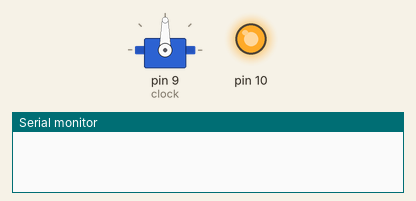
Bench run of a sketch on a simulated Arduino Uno, built with avr-gcc and run on an emulated ATmega328P. Shown: servo, output pins drawn as LEDs (lit = HIGH), the last lines printed to the serial monitor. Pins used as bus, display or sensor lines are not drawn.

Above: at 0.1 s.
At 20.3 s:
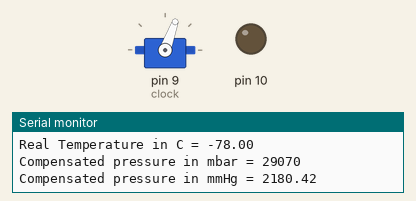
Timing chart, 0 to 21.8 s (numbered marks = the images above):
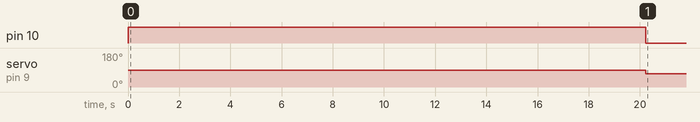

Measured:
- by itself, pin 10: HIGH → LOW at 20.2 s
- by itself, servo on pin 9 (clock): 90° → 70° at 20.2 s

The sketch:

test.ino
```cpp
#include <SoftwareSerial.h>
#include <AFMotor.h>
#include <Servo.h>
#include <SPI.h>
// generate a MCKL signal pin
 const int clock = 9;
 double objective = 28000; // 목표: 20cm에서의 수압
 double error; // 에러 변수 설정
 double errorprevious; // 이전 에러 저장 변수
 Servo servo; // 서보모터 설정
 double Time = 0.17; // 시간 변화량
 double PP,DD; // P제어와 D제어 변수설정
 double Kp = 0.012; // P제어 비례상수
 double Kd = 3.2; // D제어 비례상수
 double u; // 모터 제어 값


void resetsensor() //this function keeps the sketch a little shorter
{
  SPI.setDataMode(SPI_MODE0);
  SPI.transfer(0x15);
  SPI.transfer(0x55);
  SPI.transfer(0x40);
}
void setup() {
  Serial.begin(9600);
  SPI.begin(); //see SPI library details on arduino.cc for details
  SPI.setBitOrder(MSBFIRST);
  SPI.setClockDivider(SPI_CLOCK_DIV32); //divide 16 MHz to communicate on 500 kHz
  pinMode(clock, OUTPUT);
  servo.attach(9); // 서보모터 실행
  pinMode(10, OUTPUT); //1번 펌프
  pinMode(11, OUTPUT); //2번 펌프
  digitalWrite(10, HIGH); // 1번 펌프 설정
  digitalWrite(11, HIGH); // 2번 펌프 설정
  delay(100);
  analogWrite(10,255); // 잠항을 위한 펌프 동작
  delay(20000); // n초 동안 동작 후
}
void loop()
{
  TCCR1B = (TCCR1B & 0xF8) | 1 ; //generates the MCKL signal
  analogWrite (clock, 128) ;
  resetsensor(); //resets the sensor - caution: afterwards mode = SPI_MODE0!
  //Calibration word 1
  unsigned int result1 = 0;
  unsigned int inbyte1 = 0;
  SPI.transfer(0x1D); //send first byte of command to get calibration word 1
  SPI.transfer(0x50); //send second byte of command to get calibration word 1
  SPI.setDataMode(SPI_MODE1); //change mode in order to listen
  result1 = SPI.transfer(0x00); //send dummy byte to read first byte of word
  result1 = result1 << 8; //shift returned byte
  inbyte1 = SPI.transfer(0x00); //send dummy byte to read second byte of word
  result1 = result1 | inbyte1; //combine first and second byte of word
  resetsensor(); //resets the sensor
  //Calibration word 2; see comments on calibration word 1
  unsigned int result2 = 0;
  byte inbyte2 = 0;
  SPI.transfer(0x1D);
  SPI.transfer(0x60);
  SPI.setDataMode(SPI_MODE1);
  result2 = SPI.transfer(0x00);
  result2 = result2 <<8;
  inbyte2 = SPI.transfer(0x00);
  result2 = result2 | inbyte2;
  resetsensor(); //resets the sensor
  //Calibration word 3; see comments on calibration word 1
  unsigned int result3 = 0;
  byte inbyte3 = 0;
  SPI.transfer(0x1D);
  SPI.transfer(0x90);
  SPI.setDataMode(SPI_MODE1);
  result3 = SPI.transfer(0x00);
  result3 = result3 <<8;
  inbyte3 = SPI.transfer(0x00);
  result3 = result3 | inbyte3;
  resetsensor(); //resets the sensor
  //Calibration word 4; see comments on calibration word 1
  unsigned int result4 = 0;
  byte inbyte4 = 0;
  SPI.transfer(0x1D);
  SPI.transfer(0xA0);
  SPI.setDataMode(SPI_MODE1);
  result4 = SPI.transfer(0x00);
  result4 = result4 <<8;
  inbyte4 = SPI.transfer(0x00);
  result4 = result4 | inbyte4;

  //now we do some bitshifting to extract the calibration factors
  //out of the calibration words;
  long c1 = (result1 >> 1) & 0x7FFF;
  long c2 = ((result3 & 0x003F) << 6) | (result4 & 0x003F);
  long c3 = (result4 >> 6) & 0x03FF;
  long c4 = (result3 >> 6) & 0x03FF;
  long c5 = ((result1 & 0x0001) << 10) | ((result2 >> 6) & 0x03FF);
  long c6 = result2 & 0x003F;
  resetsensor(); //resets the sensor
  //Pressure:
  unsigned int presMSB = 0; //first byte of value
  unsigned int presLSB = 0; //last byte of value
  unsigned int D1 = 0;
  SPI.transfer(0x0F); //send first byte of command to get pressure value
  SPI.transfer(0x40); //send second byte of command to get pressure value
  delay(35); //wait for conversion end
  SPI.setDataMode(SPI_MODE1); //change mode in order to listen
  presMSB = SPI.transfer(0x00); //send dummy byte to read first byte of value
  presMSB = presMSB << 8; //shift first byte
  presLSB = SPI.transfer(0x00); //send dummy byte to read second byte of value
  D1 = presMSB | presLSB; //combine first and second byte of value
  resetsensor(); //resets the sensor
  //Temperature:
  unsigned int tempMSB = 0; //first byte of value
  unsigned int tempLSB = 0; //last byte of value
  unsigned int D2 = 0;
  SPI.transfer(0x0F); //send first byte of command to get temperature value
  SPI.transfer(0x20); //send second byte of command to get temperature value
  delay(35); //wait for conversion end
  SPI.setDataMode(SPI_MODE1); //change mode in order to listen
  tempMSB = SPI.transfer(0x00); //send dummy byte to read first byte of value
  tempMSB = tempMSB << 8; //shift first byte
  tempLSB = SPI.transfer(0x00); //send dummy byte to read second byte of value
  D2 = tempMSB | tempLSB; //combine first and second byte of value
  //calculation of the real values by means of the calibration factors and the maths
  //in the datasheet. const MUST be long
  const long UT1 = (c5 << 3) + 20224;
  const long dT = D2 - UT1;
  const long TEMP = 200 + ((dT * (c6 + 50)) >> 10);
  const long OFF  = (c2 * 4) + (((c4 - 512) * dT) >> 12);
  const long SENS = c1 + ((c3 * dT) >> 10) + 24576;
  const long X = (SENS * (D1 - 7168) >> 14) - OFF;
  long PCOMP = ((X * 10) >> 5) + 2500;
  float TEMPREAL = TEMP/10;
  float PCOMPHG = PCOMP * 750.06 / 10000; // mbar*10 -> mmHg === ((mbar/10)/1000)*750/0
  Serial.print("Real Temperature in C = ");
  Serial.println(TEMPREAL);
  Serial.print("Compensated pressure in mbar = ");
  Serial.println(PCOMP);
  Serial.print("Compensated pressure in mmHg = ");
  Serial.println(PCOMPHG);
  //2-nd order compensation only for T < 20°C or T > 45°C

  if(PCOMP>20000)
  {
    analogWrite(10,0);
    analogWrite(11,255);
    servo.write(70);

   }
  else if(PCOMP<20000)
  {
    analogWrite(10,255);
    analogWrite(11,0);
    servo.write(20);

  }
  delay(100);

}
```
